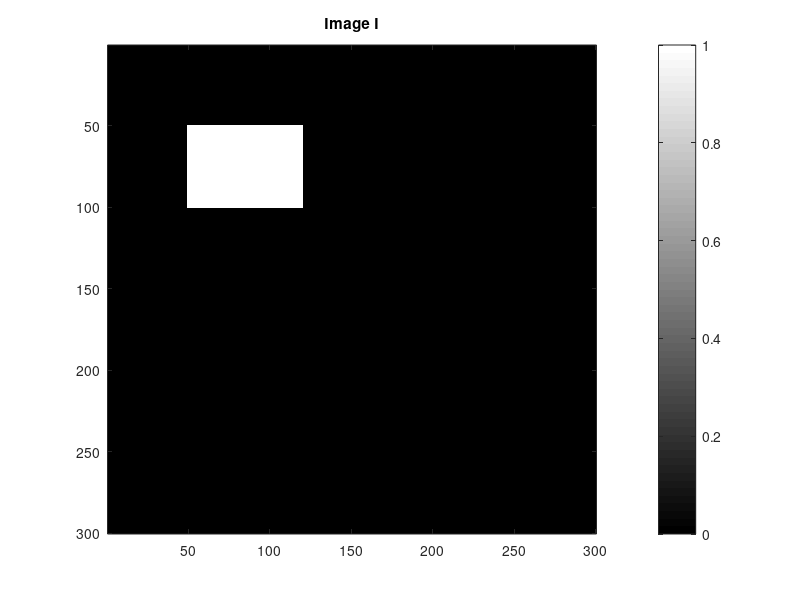
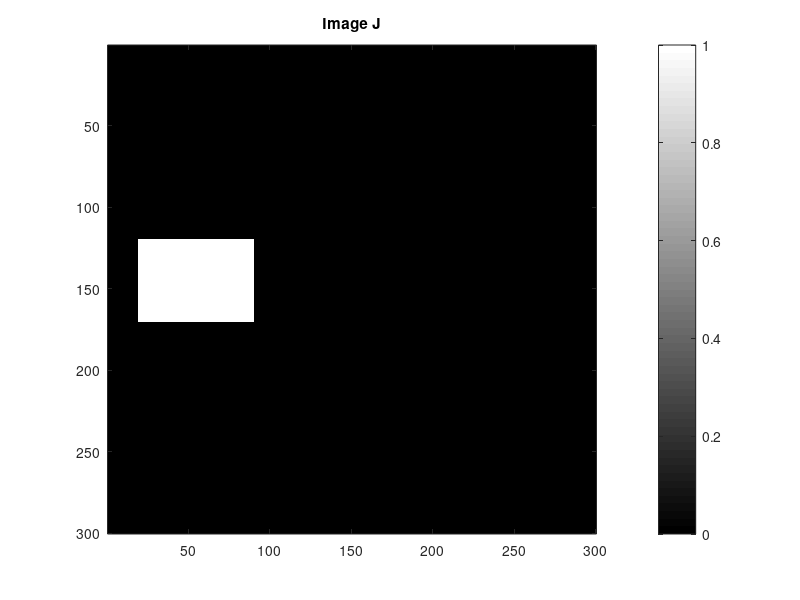

The MATLAB script that drew these images, in order: (Note: this script raises an error after producing the figures.)
clc;
tic;
close all;
clear;
format long;
I = zeros(300);
I(50:100,50:120)=255;
figure; imshow(I); title("Image I"); colorbar; colormap gray; axis on;
J= zeros(300);
J(120:170,20:90) = 255;
figure; imshow(J); title("Image J"); colorbar; colormap gray; axis on;

%% Without noise

[logf, inverse, row, col] = FFT(I, J);
figure; imshow(logf);colorbar; colormap jet; title("Logarithm of the Fourier magnitude of the cross-power spectrum"); axis on;
figure; imagesc(inverse); colorbar; colormap gray; title("Inverse Fourier transform of cross power spectrum"); axis on;
fprintf("The y index is %d. ", row);
fprintf("The x index is %d.", col);
disp(" ");
    
%% With noise
I = I + rand(size(I)) * 20;
J = J + rand(size(J)) * 20;
figure; imagesc(I); title("Image I with noise"); colorbar; colormap gray; axis on;
figure; imagesc(J); title("Image J with noise"); colorbar; colormap gray; axis on;
[logf, inverse, row, col] = FFT(I, J);
figure; imshow(logf);colorbar; colormap jet; title("Logarithm of the Fourier magnitude of the cross-power spectrum with noise"); axis on;
figure; imagesc(inverse); colorbar; colormap gray; title("Inverse Fourier transform of cross power spectrum with noise"); axis on;
fprintf("The y index is %d. ", row);
fprintf("The x index is %d.", col);
disp(" ");
toc;
